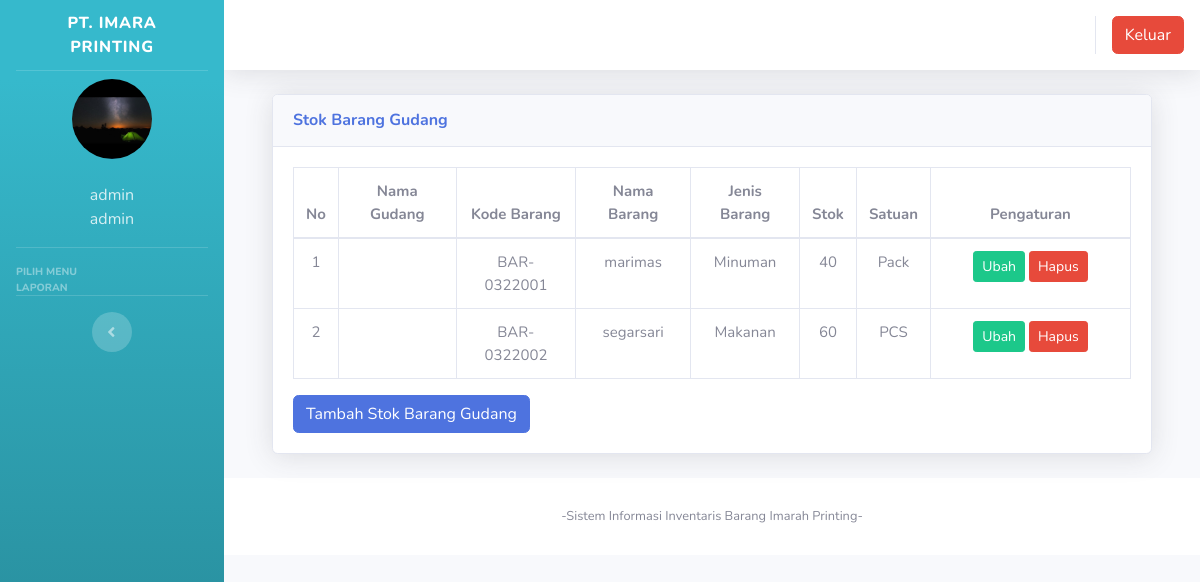
The app's page /index.php?page=gudang (signed in), older data.
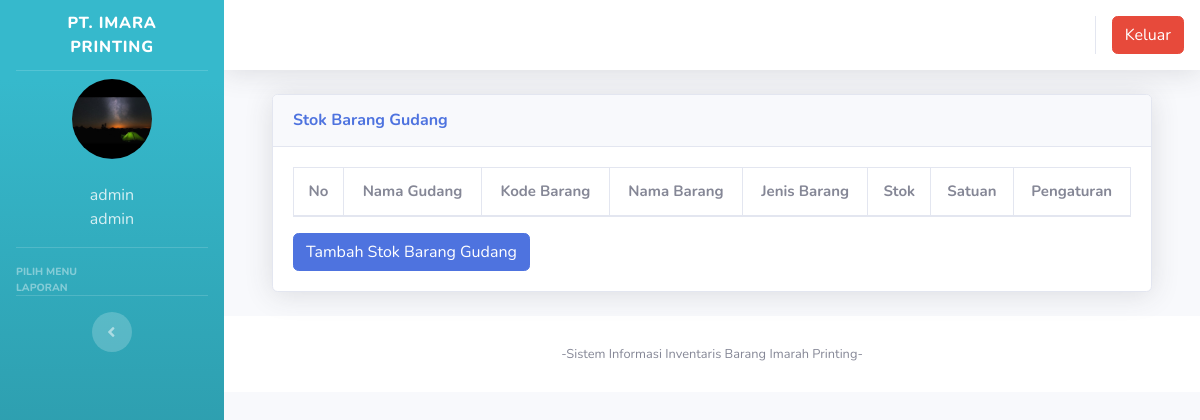
The same page, newer data.
### tables this page shows
CREATE TABLE `users` (
  `id` int(11) NOT NULL,
  `nik` varchar(10) NOT NULL,
  `nama` varchar(100) NOT NULL,
  `alamat` varchar(200) NOT NULL,
  `telepon` varchar(100) NOT NULL,
  `username` varchar(100) NOT NULL,
  `password` varchar(100) NOT NULL,
  `level` varchar(25) NOT NULL DEFAULT 'member',
  `foto` varchar(25) NOT NULL
);

CREATE TABLE `gudang` (
  `id` int(11) NOT NULL,
  `kode_barang` varchar(100) NOT NULL,
  `jenis_gudang` varchar(100) NOT NULL,
  `nama_barang` varchar(100) NOT NULL,
  `jenis_barang` varchar(100) NOT NULL,
  `jumlah` varchar(250) NOT NULL,
  `satuan` varchar(100) NOT NULL
);

### index.php (the view, shortened to what this page needs)
<?php
	$koneksi = new mysqli("localhost","root","","inventori");
?>
<!DOCTYPE html>
<html lang="en">
<head>
  <link href="vendor/fontawesome-free/css/all.min.css" rel="stylesheet" type="text/css">
  <link href="css/sb-admin-2.min.css" rel="stylesheet">
  <link href="vendor/datatables/dataTables.bootstrap4.min.css" rel="stylesheet">
</head>
<body id="page-top">
  <div id="wrapper">
    <ul class="navbar-nav bg-gradient-info sidebar sidebar-dark accordion" id="accordionSidebar">
      <a class="sidebar-brand d-flex align-items-center justify-content-center" href="index3.php">
        <div class="sidebar-brand-text mx-2">PT. IMARA PRINTING</div>
      </a>
      <hr class="sidebar-divider my-0">
 <?php
   if ($_SESSION['id']) {
	   $user = $_SESSION['id'];
   }
   $sql =$koneksi->query("select * from users where id='$user'");
   $data = $sql->fetch_assoc();
   ?>
    <li class="d-flex align-items-center justify-content-center">
        <a class="nav-link">
		 <img src="img/<?php echo $data['foto']?>" class="img-circle" alt="User" style="width:80px;height:80px;object-fit:cover;border-radius: 80px;"/></a>
	  </li>
		 <li class="nav-item ">
        <a class="nav-link">
         	<div class="d-flex align-items-center justify-content-center" class="name">  <?php echo  $data['nama'];?></div></font>
			<div class="d-flex align-items-center justify-content-center" class="email"><?php echo $data['level'];?></div>
		 </a>
      </li>
      <hr class="sidebar-divider">
      <div class="sidebar-heading">
        Pilih Menu
      </div>
      <div class="sidebar-heading">
        Laporan
      </div>
      <hr class="sidebar-divider d-none d-md-block">
      <div class="text-center d-none d-md-inline">
        <button class="rounded-circle border-0" id="sidebarToggle"></button>
      </div>
    </ul>
    <div id="content-wrapper" class="d-flex flex-column">
      <div id="content">
        <nav class="navbar navbar-expand navbar-light bg-white topbar mb-4 static-top shadow">
          <ul class="navbar-nav ml-auto">
            <li class="nav-item dropdown no-arrow">
			 <div class="top-menu">
        <ul class="nav pull-right top-menu">
           <li><a onclick="return confirm('Apakah anda yakin akan logout?')" class="btn btn-danger" class="logout" href="logout.php">Keluar</a></li>
        </ul>
      </div>
            </li>
          </ul>
        </nav>
        <div class="container-fluid">
		 <section class="content">
		  <?php
			   $page = $_GET['page'];
			   $aksi = $_GET['aksi'];
         $pecah_page = explode("_", $page);
         if($aksi == "") $aksi = $page;
         if(ISSET($pecah_page[1]) ) {
           include "page/".$pecah_page[0]."/".$page.".php";
         }
         else {
           include "page/".$page."/".$aksi.".php";
         }
			?>
    </section>
</div>
      <footer class="sticky-footer bg-white">
        <div class="container my-auto">
          <div class="copyright text-center my-auto">
            <span>-Sistem Informasi Inventaris Barang Imarah Printing-</span>
          </div>
        </div>
      </footer>
    </div>
  </div>
  </div>
</body>
</html>

### page/gudang/gudang.php (shortened to what this page needs)
<div class="container-fluid">
  <div class="card shadow mb-4">
    <div class="card-header py-3">
      <h6 class="m-0 font-weight-bold text-primary">Stok Barang Gudang</h6>
    </div>
    <div class="card-body">
      <div class="table-responsive">
        <table class="table table-bordered" id="dataTable" width="100%" cellspacing="0" style="text-align:center;font-size:15px">
        <thead>
                                <tr>
			<th>No</th>
			<th>Nama Gudang</th>
			<th>Kode Barang</th>
			<th>Nama Barang</th>
			<th>Jenis Barang</th>
			<th>Stok</th>
			<th>Satuan</th>
			<th>Pengaturan</th>
                                </tr>
		</thead>
          <tbody>
            <?php
	$no = 1;
	$sql = $koneksi->query("select * from gudang");
	while ($data = $sql->fetch_assoc()) {
	?>
          <tr>
              <td><?php echo $no++; ?></td>
			<td><?php echo $data['jenis_gudang'] ?></td>
			<td><?php echo $data['kode_barang'] ?></td>
			<td><?php echo $data['nama_barang'] ?></td>
			<td><?php echo $data['jenis_barang'] ?></td>
			<td><?php echo $data['jumlah'] ?></td>
			<td><?php echo $data['satuan'] ?></td>
			<td width=200 >
			<a href="?page=gudang&aksi=tambahgudang&kode_barang=<?php echo $data['kode_barang'] ?>" class="btn btn-success btn-sm" >Ubah</a>
			<a onclick="return confirm('Apakah anda yakin akan menghapus data ini?')" href="?page=gudang&aksi=hapusgudang&kode_barang=<?php echo $data['kode_barang'] ?>" class="btn btn-danger btn-sm" >Hapus</a>
			</td>
                                </tr>
	<?php }?>
		   </tbody>
                        </table>
<a href="?page=gudang&aksi=tambahgudang" class="btn btn-primary" >Tambah Stok Barang Gudang</a>
      </div>
    </div>
  </div>
</div>

Row changes from the older to the newer data that the page shows:
removed gudang: kode_barang "BAR-0322001", nama_barang "marimas", jenis_barang "Minuman", jumlah "40", satuan "Pack"
removed gudang: kode_barang "BAR-0322002", nama_barang "segarsari", jenis_barang "Makanan", jumlah "60", satuan "PCS"
